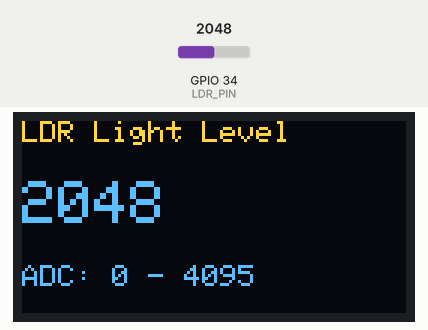
A sketch run on a simulated ESP32. On the bench: 128×64 one-colour display. The test bench sets the inputs (shaded band); at power-on: GPIO 34 (LDR_PIN) = 2048. The OLED is the two-colour kind (top 16 rows yellow); what the sketch prints to the serial monitor is not drawn.

Above: at 2.2 s.
2.3 s: GPIO 34 (LDR_PIN) set to 2866
At 3.3 s:
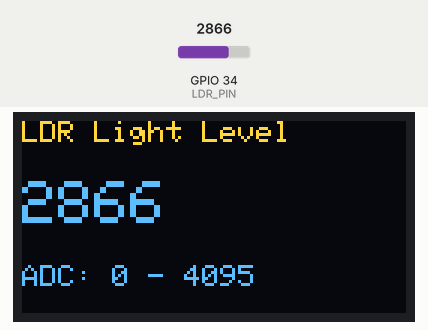
4.1 s: GPIO 34 (LDR_PIN) set to 3603
At 4.9 s:
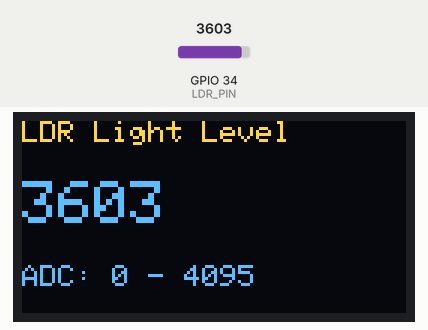
5.7 s: GPIO 34 (LDR_PIN) set to 4095
At 6.5 s:
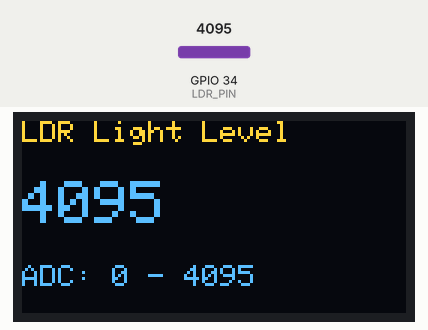
Timing chart, 0 to 8.7 s (numbered marks = the images above; inputs shaded):
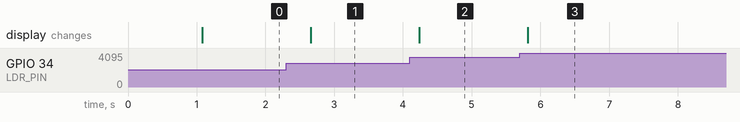

The sketch:

sketch.ino
```cpp
#include <Wire.h>
#include <Adafruit_GFX.h>
#include <Adafruit_SSD1306.h>

#define LDR_PIN 34
#define SCREEN_WIDTH 128
#define SCREEN_HEIGHT 64
#define OLED_RESET -1
#define OLED_ADDRESS 0x3C

Adafruit_SSD1306 display(SCREEN_WIDTH, SCREEN_HEIGHT, &Wire, OLED_RESET);

void setup()
{
  Serial.begin(115200);

  if (!display.begin(SSD1306_SWITCHCAPVCC, OLED_ADDRESS))
  {
    Serial.println("SSD1306 allocation failed!");
    while (true);
  }

  display.clearDisplay();
  display.setTextColor(SSD1306_WHITE);
  display.setTextSize(1);
  display.setCursor(0, 0);
  display.println("OLED Display");
  display.println("LDR Light Level");
  display.display();

  delay(1000);
}

void loop()
{
  int lightLevel = analogRead(LDR_PIN);

  Serial.print("Light Level: ");
  Serial.println(lightLevel);

  display.clearDisplay();

  display.setTextSize(1);
  display.setCursor(0, 0);
  display.println("LDR Light Level");

  display.setTextSize(2);
  display.setCursor(0, 20);
  display.print(lightLevel);

  display.setTextSize(1);
  display.setCursor(0, 48);
  display.println("ADC: 0 - 4095");

  display.display();

  delay(500);
}
```

Measured:
- after the input at 2.3 s, the display: changes after 0.36 s (image 1)
- after the input at 4.1 s, the display: changes after 0.14 s (image 2)
- after the input at 5.7 s, the display: changes after 0.11 s (image 3)
